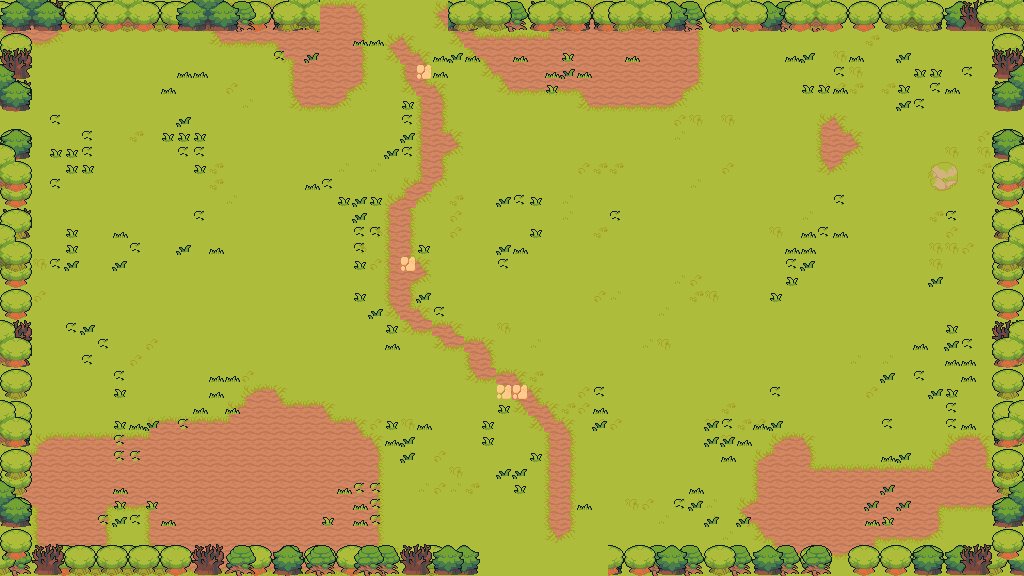

This game map was drawn from its Tiled (.tmx) file and the tilesets committed beside it. A one-line description and the trimmed map source follow:
An orthogonal 64x36 tile map with 16x16 px tiles, 7 tile layers (floor, ground, path, decor, ...), 8 tilesets and 46 objects (28x prop, 8x spawn, 7x obstacle, 2x door, playerStart).

<map version="1.10" tiledversion="1.11.0" orientation="orthogonal" renderorder="right-down" width="64" height="36" tilewidth="16" tileheight="16" infinite="0" nextlayerid="9" nextobjectid="47">
 <properties>
    <property name="chapter" type="int" value="3" />
    <property name="room" type="int" value="15" />
    <property name="isBossRoom" type="bool" value="false" />
 </properties>
 <tileset firstgid="1" source="ground.tsx" />
 <tileset firstgid="241" source="village.tsx" />
 <tileset firstgid="481" source="house.tsx" />
 <tileset firstgid="1240" source="towers.tsx" />
 <tileset firstgid="1384" source="hole.tsx" />
 <tileset firstgid="1439" source="floordetail.tsx" />
 <tileset firstgid="1519" source="tilefloor.tsx" />
 <tileset firstgid="2091" source="nature.tsx" />
 <layer id="1" name="floor" width="64" height="36">
  <data>[2304 cells, 2304 non-empty, 5 distinct tile ids]</data>
 </layer>
 <layer id="2" name="ground" width="64" height="36">
  <data>[2304 cells, 494 non-empty, 13 distinct tile ids]</data>
 </layer>
 <layer id="3" name="path" width="64" height="36">
  <data>[2304 cells, 82 non-empty, 11 distinct tile ids]</data>
 </layer>
 <layer id="4" name="decor" width="64" height="36">
  <data>[2304 cells, 194 non-empty, 9 distinct tile ids]</data>
 </layer>
 <layer id="5" name="border-back" width="64" height="36">
  <data>[2304 cells, 284 non-empty, 28 distinct tile ids]</data>
 </layer>
 <layer id="6" name="border-mid" width="64" height="36">
  <data>[2304 cells, 284 non-empty, 28 distinct tile ids]</data>
 </layer>
 <layer id="7" name="border-front" width="64" height="36">
  <data>[2304 cells, 156 non-empty, 56 distinct tile ids]</data>
 </layer>
 <objectgroup id="8" name="objects">
  <object id="1" name="playerStart" x="544" y="384"><point /></object>
  <object id="2" name="spawn" x="536" y="256">
   <properties>
    <property name="role" value="chaser" />
    <property name="wave" type="int" value="1" />
    <property name="elite" type="bool" value="false" />
   </properties>
  <point /></object>
  <object id="3" name="spawn" x="552" y="192">
   <properties>
    <property name="role" value="caster" />
    <property name="wave" type="int" value="1" />
    <property name="elite" type="bool" value="false" />
   </properties>
  <point /></object>
  <object id="4" name="spawn" x="416" y="384">
   <properties>
    <property name="role" value="tank" />
    <property name="wave" type="int" value="2" />
    <property name="elite" type="bool" value="false" />
   </properties>
  <point /></object>
  <object id="5" name="spawn" x="656" y="464">
   <properties>
    <property name="role" value="chaser" />
    <property name="wave" type="int" value="2" />
    <property name="elite" type="bool" value="false" />
   </properties>
  <point /></object>
  <object id="6" name="spawn" x="440" y="256">
   <properties>
    <property name="role" value="caster" />
    <property name="wave" type="int" value="3" />
    <property name="elite" type="bool" value="false" />
   </properties>
  <point /></object>
  <object id="7" name="spawn" x="424" y="440">
   <properties>
    <property name="role" value="tank" />
    <property name="wave" type="int" value="3" />
    <property name="elite" type="bool" value="false" />
   </properties>
  <point /></object>
  <object id="8" name="spawn" x="408" y="328">
   <properties>
    <property name="role" value="chaser" />
    <property name="wave" type="int" value="3" />
    <property name="elite" type="bool" value="false" />
   </properties>
  <point /></object>
  <object id="9" name="spawn" x="728" y="384">
   <properties>
    <property name="role" value="caster" />
    <property name="wave" type="int" value="3" />
    <property name="elite" type="bool" value="true" />
   </properties>
  <point /></object>
  <object id="10" name="door" x="544" y="568"><point /></object>
  <object id="11" name="door" x="392" y="8"><point /></object>
  <object id="12" name="obstacle" x="0" y="544" width="480" height="32">
   <properties>
    <property name="kind" value="edge" />
   </properties>
  </object>
  <object id="13" name="obstacle" x="608" y="544" width="416" height="32">
   <properties>
    <property name="kind" value="edge" />
   </properties>
  </object>
  <object id="14" name="obstacle" x="0" y="0" width="320" height="32">
   <properties>
    <property name="kind" value="edge" />
   </properties>
  </object>
  <object id="15" name="obstacle" x="448" y="0" width="576" height="32">
   <properties>
    <property name="kind" value="edge" />
   </properties>
  </object>
  <object id="16" name="obstacle" x="0" y="32" width="32" height="512">
   <properties>
    <property name="kind" value="edge" />
   </properties>
  </object>
  <object id="17" name="obstacle" x="992" y="32" width="32" height="512">
   <properties>
    <property name="kind" value="edge" />
   </properties>
  </object>
  <object id="18" name="obstacle" x="112" y="80" width="16" height="32">
   <properties>
    <property name="kind" value="pillar" />
   </properties>
  </object>
  <object id="19" name="prop" x="816" y="288" width="32" height="32">
   <properties>
    <property name="key" value="tree-mossy" />
   </properties>
  </object>
  <object id="20" name="prop" x="848" y="288" width="32" height="32">
   <properties>
    <property name="key" value="tree-pine" />
   </properties>
  </object>
  <object id="21" name="prop" x="832" y="320" width="32" height="32">
   <properties>
    <property name="key" value="tree-mossy-alt" />
   </properties>
  </object>
  <object id="22" name="prop" x="864" y="320" width="32" height="32">
   <properties>
    <property name="key" value="tree-dead" />
   </properties>
  </object>
  <object id="23" name="prop" x="800" y="320" width="16" height="16">
   <properties>
    <property name="key" value="bush-dark" />
   </properties>
  </object>
  <object id="24" name="prop" x="896" y="304" width="16" height="16">
   <properties>
    <property name="key" value="bush-dark" />
   </properties>
  </object>
  <object id="25" name="prop" x="800" y="352" width="16" height="16">
   <properties>
    <property name="key" value="bush-dark" />
   </properties>
  </object>
  <object id="26" name="prop" x="864" y="128" width="48" height="40">
   <properties>
    <property name="key" value="ruined-wall-cross" />
   </properties>
  </object>
  <object id="27" name="prop" x="800" y="128" width="32" height="32">
   <properties>
    <property name="key" value="frog-statue" />
   </properties>
  </object>
  <object id="28" name="prop" x="944" y="112" width="16" height="20">
   <properties>
    <property name="key" value="barrel-open-mossy" />
   </properties>
  </object>
  <object id="29" name="prop" x="864" y="80" width="16" height="16">
   <properties>
    <property name="key" value="crate" />
   </properties>
  </object>
  <object id="30" name="prop" x="864" y="208" width="48" height="32">
   <properties>
    <property name="key" value="palisade-ruined" />
   </properties>
  </object>
  <object id="31" name="prop" x="864" y="176" width="16" height="16">
   <properties>
    <property name="key" value="bush-dark" />
   </properties>
  </object>
  <object id="32" name="prop" x="832" y="112" width="16" height="16">
   <properties>
    <property name="key" value="bush-dark" />
   </properties>
  </object>
  <object id="33" name="prop" x="896" y="128" width="16" height="16">
   <properties>
    <property name="key" value="bush-green" />
   </properties>
  </object>
  <object id="34" name="prop" x="32" y="416" width="32" height="32">
   <properties>
    <property name="key" value="tree-mossy" />
   </properties>
  </object>
  <object id="35" name="prop" x="64" y="416" width="32" height="32">
   <properties>
    <property name="key" value="tree-mossy-alt" />
   </properties>
  </object>
  </objectgroup>
</map>
<!-- 11 of 46 objects omitted -->
